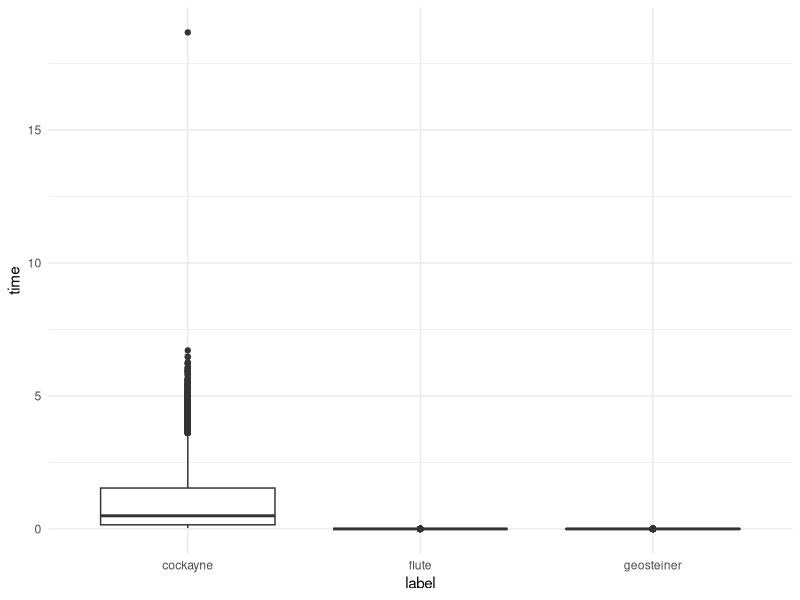
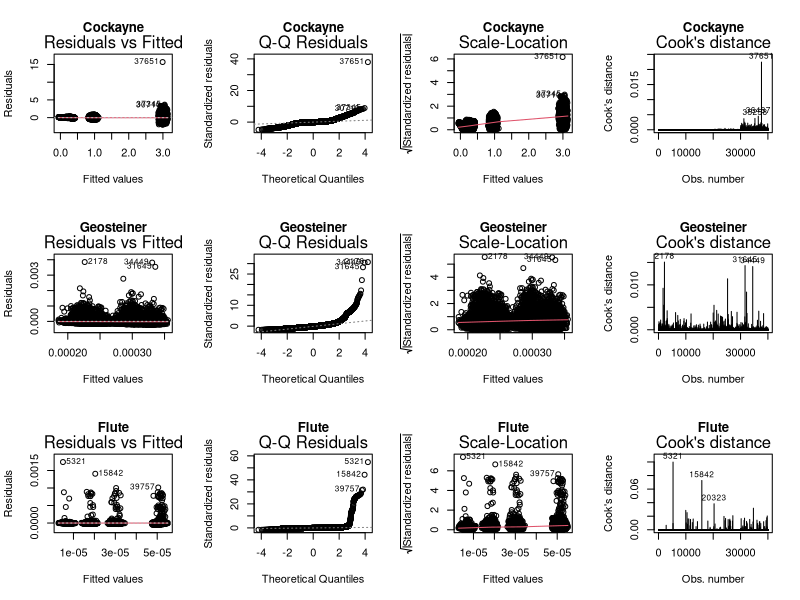

The R script that drew these images, in order:
library("ggplot2")

df = read.csv(file = "../datasets/summary.csv")
head(df)

# Build combined data frame
df2 <- data.frame(
  time = c(df$cockayne_time, df$flute_time, df$geosteiner_time),
  label = as.factor(c(
    rep("cockayne", nrow(df)),
    rep("flute", nrow(df)),
    rep("geosteiner", nrow(df))
  ))
)

# Plot distribution of times
p1 <- ggplot(df2, aes(x = label, y = time)) +
  geom_boxplot() +
  theme_minimal()
 
# Save plot
ggsave("../plots/myplot.png", plot = p1, width = 6, height = 4, dpi = 300)

# Cockayne
m_cockayne <- lm(cockayne_time ~ as.factor(num_points) + grid_size + cockayne_steiner + cockayne_wirelength, data = df)
summary(m_cockayne)

# Geosteiner
m_geo <- lm(geosteiner_time ~ as.factor(num_points) + grid_size + geosteiner_steiner + geosteiner_wirelength, data = df)
summary(m_geo)

# Flute
m_flute <- lm(flute_time ~ as.factor(num_points) + grid_size + flute_steiner + flute_wirelength, data = df)
summary(m_flute)

jpeg("../plots/all_diagnostics.jpg", width = 1800, height = 1200, res = 150)
par(mfrow = c(3, 4))  # 3 models × 4 plots
plot(m_cockayne, which = 1:4, main = "Cockayne")
plot(m_geo, which = 1:4, main = "Geosteiner")
plot(m_flute, which = 1:4, main = "Flute")
dev.off()

